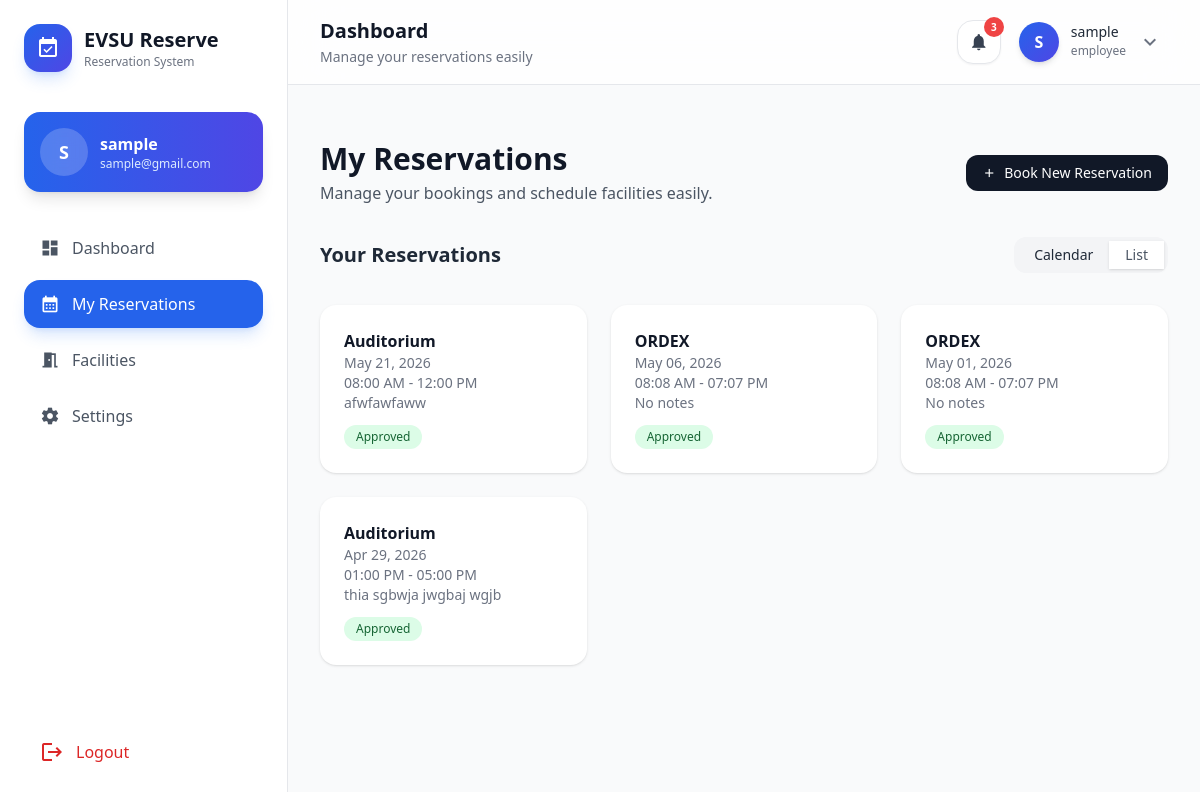
Page /my-reservations/ (signed in) on the earlier database version.
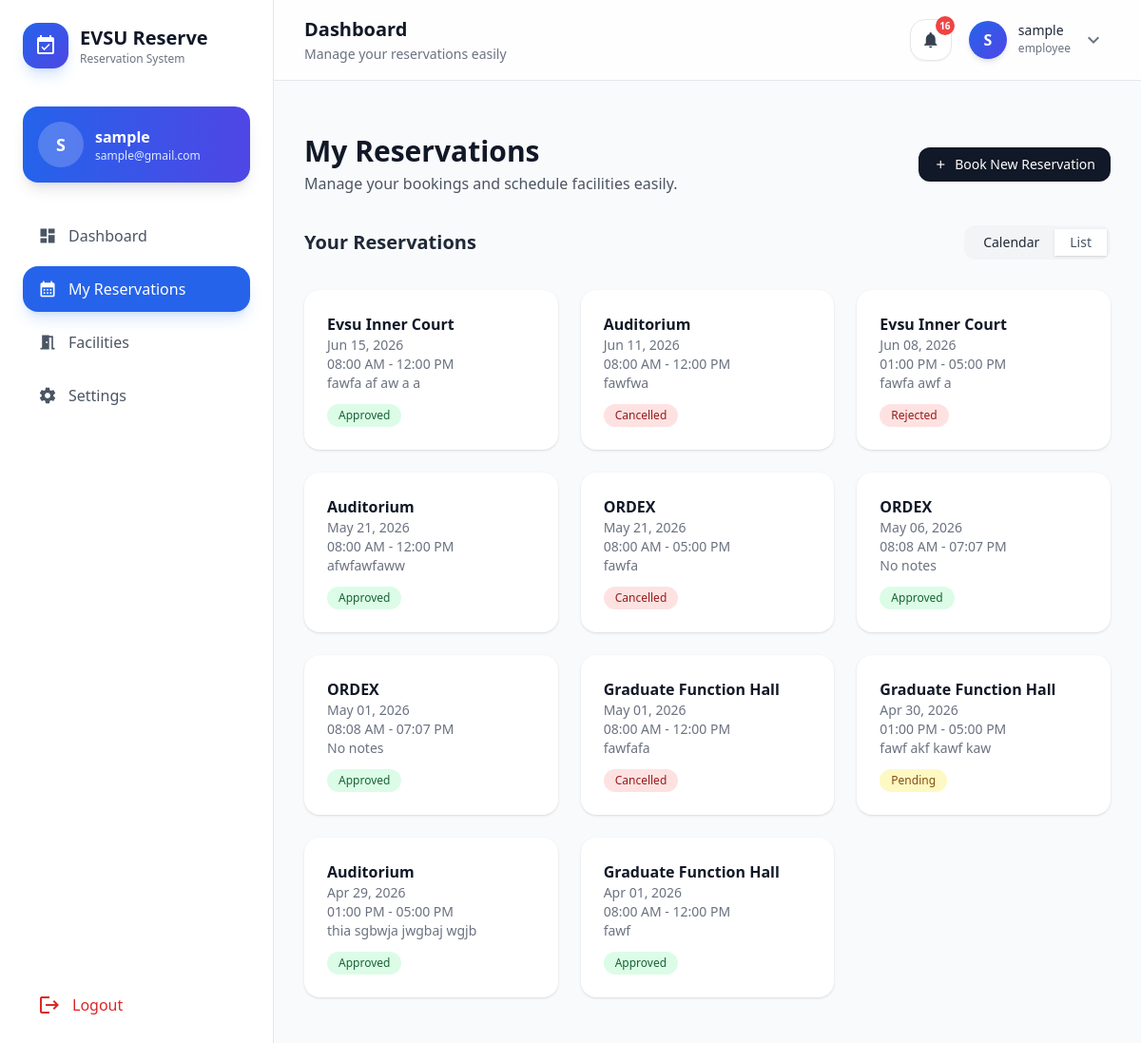
Same page on the later database version.
### core/models.py (models this page shows, shortened)
class Reservation(models.Model):
    STATUS_CHOICES = [
        ('pending', 'Pending'),
        ('approved', 'Approved'),
        ('rejected', 'Rejected'),
        ('cancelled', 'Cancelled'),
    ]
    user = models.ForeignKey('core.User', on_delete=models.CASCADE, related_name='reservations')
    facility = models.ForeignKey(Facility, on_delete=models.CASCADE, related_name='reservations')
    date = models.DateField()
    start_time = models.TimeField()
    end_time = models.TimeField()
    status = models.CharField(max_length=10, choices=STATUS_CHOICES, default='pending')
    created_at = models.DateTimeField(auto_now_add=True)
    notes = models.TextField(blank=True)
    class Meta:
        constraints = [
            models.UniqueConstraint(
                fields=['facility', 'date', 'start_time', 'end_time'],
                name='unique_reservation'
            )
        ]
        ordering = ['-date', 'start_time']

class Facility(models.Model):
    name = models.CharField(max_length=100)
    description = models.TextField(blank=True)
    location = models.CharField(max_length=100, blank=True)
    capacity = models.PositiveIntegerField(null=True, blank=True)
    image = models.ImageField(
        upload_to='facilities/',
        blank=True,
        null=True,
        default='images/default.jpg'   # ✅ ADD THIS
    )
    is_active = models.BooleanField(default=True)

### core/views.py (the view)
# urls.py: path('my-reservations/', views.my_reservations, name='my_reservations'),
@login_required
def my_reservations(request):
    user = request.user
    today = timezone.now().date()
    reservations = (
        Reservation.objects
        .filter(user=user)
        .select_related('facility')
        .prefetch_related('equipments__equipment')  # 🔥 include equipment
        .order_by('-date', '-start_time')
    )
    for res in reservations:
        res.time_slot = f"{res.start_time.strftime('%I:%M %p')} - {res.end_time.strftime('%I:%M %p')}"
        res.equipment_list = [eq.equipment.name for eq in res.equipments.all()]
    facilities = Facility.objects.filter(is_active=True)
    context = {
        'reservations': reservations,
        'facilities': facilities,
    }
    return render(request, 'user/my_reservations.html', context)

### core/context_processors.py (called while the page is built)
def notifications(request):
    if request.user.is_authenticated:
        count = Notification.objects.filter(user=request.user, is_read=False).count()
    else:
        count = 0
    return {
        'unread_notifications_count': count
    }

### templates/user/my_reservations.html (shortened to what this page needs)
{% extends 'user/base.html' %}
{% load widget_tweaks %}
{% block content %}
<div class="max-w-7xl mx-auto py-6 space-y-8">
    <div class="flex flex-col md:flex-row md:justify-between md:items-center">
        <div>
            <h2 class="text-3xl font-bold text-gray-900">My Reservations</h2>
            <p class="text-gray-600 mt-1">
                Manage your bookings and schedule facilities easily.
            </p>
        </div>
        <a href="{% url 'facilities' %}"
           class="flex items-center gap-2 bg-gray-900 text-white px-4 py-2 rounded-xl text-sm hover:bg-gray-800 transition">
            <span class="material-icons text-sm">add</span>
            Book New Reservation
        </a>
    </div>
    <div class="flex items-center justify-between">
        <h3 class="text-xl font-semibold">Your Reservations</h3>
        <div class="flex bg-gray-100 p-1 rounded-xl">
            <button onclick="showView('calendar')" id="btnCalendar"
                class="px-4 py-1 text-sm rounded-lg bg-white shadow">
                Calendar
            </button>
            <button onclick="showView('list')" id="btnList"
                class="px-4 py-1 text-sm text-gray-600">
                List
            </button>
        </div>
    </div>
    <div id="listView" class="grid grid-cols-1 md:grid-cols-2 lg:grid-cols-3 gap-6">
        {% for res in reservations %}
        <a href="{% url 'user_reservation_detail' res.pk %}" class="bg-white shadow rounded-2xl p-6 hover:shadow-lg transition">
            <h4 class="font-semibold text-gray-900">{{ res.facility.name }}</h4>
            <p class="text-sm text-gray-500">{{ res.date|date:"M d, Y" }}</p>
            <p class="text-sm text-gray-500">{{ res.time_slot }}</p>
            <p class="text-sm text-gray-500">{{ res.notes|default:"No notes" }}</p>
            <span class="mt-3 inline-block px-3 py-1 text-xs rounded-full
                {% if res.status == 'pending' %}bg-yellow-100 text-yellow-800
                {% elif res.status == 'approved' %}bg-green-100 text-green-800
                {% else %}bg-red-100 text-red-800{% endif %}">
                {{ res.status|capfirst }}
            </span>
        </a>
        {% endfor %}
    </div>
</div>
{% endblock %}

### templates/user/base.html (shortened to what the changed rows need)
{% load static %}
<!DOCTYPE html>
<html lang="en">
<head>
    <script src="https://cdn.tailwindcss.com"></script>
</head>
<body class="font-sans bg-gray-50 text-gray-800 flex min-h-screen overflow-x-hidden">
    <aside class="hidden lg:flex flex-col w-72 h-screen sticky top-0
                  bg-white/90 backdrop-blur-xl border-r border-gray-200">
        <div class="flex flex-col h-full p-6">
            <div class="flex items-center gap-3 mb-10">
                <div>
                    <h1 class="text-xl font-bold text-gray-900">
                        EVSU Reserve
                    </h1>
                </div>
            </div>
        </div>
    </aside>
    <div class="flex-1 flex flex-col min-h-screen">
        <header class="sticky top-0 z-40
                       bg-white/80 backdrop-blur-xl
                       border-b border-gray-200">
            <div class="px-4 md:px-8 py-4 flex items-center justify-between">
                <div>
                    <h2 class="text-lg md:text-xl font-semibold text-gray-900">
                        {% block page_title %}Dashboard{% endblock %}
                    </h2>
                </div>
                <div class="flex items-center gap-3">
                    <div class="relative">
                        <button id="notifBtn"
                            class="relative w-11 h-11 rounded-2xl
                                   bg-white border border-gray-200
                                   hover:bg-gray-100 transition
                                   flex items-center justify-center shadow-sm">
                            <span class="material-icons text-[20px] text-gray-700">
                            </span>
                            {% if unread_notifications_count > 0 %}
                            <span class="absolute -top-1 -right-1 min-w-[20px] h-5
                                         px-1 rounded-full bg-red-500 text-white
                                         text-[10px] flex items-center justify-center font-semibold">
                                {{ unread_notifications_count }}
                            </span>
                            {% endif %}
                        </button>
                    </div>
                </div>
            </div>
        </header>
        <main class="flex-1 p-4 md:p-8 pb-28 lg:pb-8">
            {% block content %}{% endblock %}
        </main>
    </div>
</body>
</html>

Differences in the rows shown:
added Reservation: facility.name "Evsu Inner Court", date "Jun 15, 2026", time_slot "08:00 AM - 12:00 PM", notes "fawfa af aw a a", status "Approved"
added Reservation: facility.name "Auditorium", date "Jun 11, 2026", time_slot "08:00 AM - 12:00 PM", notes "fawfwa", status "Cancelled"
added Reservation: facility.name "Evsu Inner Court", date "Jun 08, 2026", time_slot "01:00 PM - 05:00 PM", notes "fawfa awf a", status "Rejected"
added Reservation: facility.name "ORDEX", date "May 21, 2026", time_slot "08:00 AM - 05:00 PM", notes "fawfa", status "Cancelled"
added Reservation: facility.name "Graduate Function Hall", date "May 01, 2026", time_slot "08:00 AM - 12:00 PM", notes "fawfafa", status "Cancelled"
added Reservation: facility.name "Graduate Function Hall", date "Apr 30, 2026", time_slot "01:00 PM - 05:00 PM", notes "fawf akf kawf kaw", status "Pending"
added Reservation: facility.name "Graduate Function Hall", date "Apr 01, 2026", time_slot "08:00 AM - 12:00 PM", notes "fawf", status "Approved"
Other differences:
{{ unread_notifications_count }}: "3" → "16"
